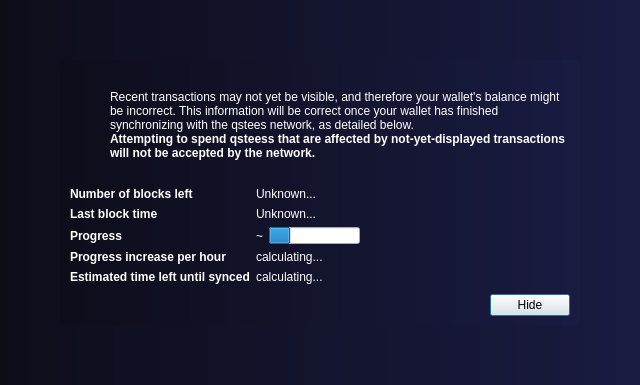
<?xml version="1.0" encoding="UTF-8"?>
<ui version="4.0">
 <class>ModalOverlay</class>
 <widget class="ModalOverlay" name="ModalOverlay">
  <property name="geometry">
   <rect>
    <x>0</x>
    <y>0</y>
    <width>640</width>
    <height>385</height>
   </rect>
  </property>
  <property name="windowTitle">
   <string>Form</string>
  </property>
  <layout class="QVBoxLayout" name="verticalLayout" stretch="0">
   <property name="sizeConstraint">
    <enum>QLayout::SetDefaultConstraint</enum>
   </property>
   <property name="leftMargin">
    <number>0</number>
   </property>
   <property name="topMargin">
    <number>0</number>
   </property>
   <property name="rightMargin">
    <number>0</number>
   </property>
   <property name="bottomMargin">
    <number>0</number>
   </property>
   <item>
    <widget class="QWidget" name="bgWidget" native="true">
     <property name="styleSheet">
      <string notr="true">QWidget#bgWidget {
background-color: qlineargradient(x1: 0, y1: 0, x2: 1, y2: 0, stop:0 #0d0d1a, stop:1 #191b41); color:#020024;
color: #ffffff;
} 
</string>
     </property>
     <layout class="QVBoxLayout" name="verticalLayoutMain" stretch="1">
      <property name="leftMargin">
       <number>60</number>
      </property>
      <property name="topMargin">
       <number>60</number>
      </property>
      <property name="rightMargin">
       <number>60</number>
      </property>
      <property name="bottomMargin">
       <number>60</number>
      </property>
      <item>
       <widget class="QWidget" name="contentWidget" native="true">
        <property name="styleSheet">
         <string notr="true">QLabel { color: rgb(255,255,255);  }

#contentWidget {
background-color: qlineargradient(x1: 0, y1: 0, x2: 1, y2: 0, stop:0 #0d0d1a, stop:1 #191b41); color:#020024;
 border-radius: 6px;
color: #ffffff;
} </string>
        </property>
        <layout class="QVBoxLayout" name="verticalLayoutSub" stretch="1,0,0,0">
         <property name="spacing">
          <number>0</number>
         </property>
         <property name="leftMargin">
          <number>10</number>
         </property>
         <property name="topMargin">
          <number>10</number>
         </property>
         <property name="rightMargin">
          <number>10</number>
         </property>
         <property name="bottomMargin">
          <number>10</number>
         </property>
         <item>
          <layout class="QHBoxLayout" name="horizontalLayoutIconText" stretch="0,1">
           <property name="topMargin">
            <number>20</number>
           </property>
           <item>
            <layout class="QVBoxLayout" name="verticalLayoutIcon">
             <property name="leftMargin">
              <number>0</number>
             </property>
             <item>
              <widget class="QPushButton" name="warningIcon">
               <property name="enabled">
                <bool>false</bool>
               </property>
               <property name="text">
                <string/>
               </property>
               <property name="icon">
                <iconset>
                 <normaloff>:/icons/warning</normaloff>
                 <disabledoff>:/icons/warning</disabledoff>:/icons/warning</iconset>
               </property>
               <property name="iconSize">
                <size>
                 <width>48</width>
                 <height>48</height>
                </size>
               </property>
               <property name="flat">
                <bool>true</bool>
               </property>
              </widget>
             </item>
             <item>
              <spacer name="verticalSpacerWarningIcon">
               <property name="orientation">
                <enum>Qt::Vertical</enum>
               </property>
               <property name="sizeHint" stdset="0">
                <size>
                 <width>20</width>
                 <height>40</height>
                </size>
               </property>
              </spacer>
             </item>
            </layout>
           </item>
           <item>
            <layout class="QVBoxLayout" name="verticalLayoutInfoText">
             <property name="leftMargin">
              <number>0</number>
             </property>
             <property name="topMargin">
              <number>0</number>
             </property>
             <item>
              <widget class="QLabel" name="infoText">
               <property name="text">
                <string>Recent transactions may not yet be visible, and therefore your wallet's balance might be incorrect. This information will be correct once your wallet has finished synchronizing with the qstees network, as detailed below.</string>
               </property>
               <property name="textFormat">
                <enum>Qt::RichText</enum>
               </property>
               <property name="wordWrap">
                <bool>true</bool>
               </property>
              </widget>
             </item>
             <item>
              <widget class="QLabel" name="infoTextStrong">
               <property name="font">
                <font>
                 <weight>75</weight>
                 <bold>true</bold>
                </font>
               </property>
               <property name="text">
                <string>Attempting to spend qsteess that are affected by not-yet-displayed transactions will not be accepted by the network.</string>
               </property>
               <property name="textFormat">
                <enum>Qt::RichText</enum>
               </property>
               <property name="wordWrap">
                <bool>true</bool>
               </property>
              </widget>
             </item>
             <item>
              <spacer name="verticalSpacerInTextSpace">
               <property name="orientation">
                <enum>Qt::Vertical</enum>
               </property>
               <property name="sizeHint" stdset="0">
                <size>
                 <width>20</width>
                 <height>40</height>
                </size>
               </property>
              </spacer>
             </item>
            </layout>
           </item>
          </layout>
         </item>
         <item>
          <spacer name="verticalSpacerAfterText">
           <property name="orientation">
            <enum>Qt::Vertical</enum>
           </property>
           <property name="sizeHint" stdset="0">
            <size>
             <width>20</width>
             <height>40</height>
            </size>
           </property>
          </spacer>
         </item>
         <item>
          <layout class="QFormLayout" name="formLayout">
           <property name="fieldGrowthPolicy">
            <enum>QFormLayout::FieldsStayAtSizeHint</enum>
           </property>
           <property name="horizontalSpacing">
            <number>6</number>
           </property>
           <property name="verticalSpacing">
            <number>6</number>
           </property>
           <property name="topMargin">
            <number>10</number>
           </property>
           <item row="0" column="0">
            <widget class="QLabel" name="labelNumberOfBlocksLeft">
             <property name="font">
              <font>
               <weight>75</weight>
               <bold>true</bold>
              </font>
             </property>
             <property name="text">
              <string>Number of blocks left</string>
             </property>
            </widget>
           </item>
           <item row="0" column="1">
            <widget class="QLabel" name="numberOfBlocksLeft">
             <property name="text">
              <string>Unknown...</string>
             </property>
            </widget>
           </item>
           <item row="1" column="0">
            <widget class="QLabel" name="labelLastBlockTime">
             <property name="font">
              <font>
               <weight>75</weight>
               <bold>true</bold>
              </font>
             </property>
             <property name="text">
              <string>Last block time</string>
             </property>
            </widget>
           </item>
           <item row="1" column="1">
            <widget class="QLabel" name="newestBlockDate">
             <property name="sizePolicy">
              <sizepolicy hsizetype="Maximum" vsizetype="Preferred">
               <horstretch>0</horstretch>
               <verstretch>0</verstretch>
              </sizepolicy>
             </property>
             <property name="text">
              <string>Unknown...</string>
             </property>
            </widget>
           </item>
           <item row="2" column="0">
            <widget class="QLabel" name="labelSyncDone">
             <property name="font">
              <font>
               <weight>75</weight>
               <bold>true</bold>
              </font>
             </property>
             <property name="text">
              <string>Progress</string>
             </property>
            </widget>
           </item>
           <item row="2" column="1">
            <layout class="QHBoxLayout" name="horizontalLayoutSync" stretch="0,1">
             <item>
              <widget class="QLabel" name="percentageProgress">
               <property name="text">
                <string notr="true">~</string>
               </property>
              </widget>
             </item>
             <item>
              <widget class="QProgressBar" name="progressBar">
               <property name="value">
                <number>24</number>
               </property>
               <property name="format">
                <string/>
               </property>
              </widget>
             </item>
            </layout>
           </item>
           <item row="4" column="0">
            <widget class="QLabel" name="labelProgressIncrease">
             <property name="font">
              <font>
               <weight>75</weight>
               <bold>true</bold>
              </font>
             </property>
             <property name="text">
              <string>Progress increase per hour</string>
             </property>
            </widget>
           </item>
           <item row="4" column="1">
            <widget class="QLabel" name="progressIncreasePerH">
             <property name="text">
              <string>calculating...</string>
             </property>
            </widget>
           </item>
           <item row="5" column="0">
            <widget class="QLabel" name="labelEstimatedTimeLeft">
             <property name="font">
              <font>
               <weight>75</weight>
               <bold>true</bold>
              </font>
             </property>
             <property name="text">
              <string>Estimated time left until synced</string>
             </property>
            </widget>
           </item>
           <item row="5" column="1">
            <widget class="QLabel" name="expectedTimeLeft">
             <property name="text">
              <string>calculating...</string>
             </property>
            </widget>
           </item>
          </layout>
         </item>
         <item>
          <layout class="QHBoxLayout" name="horizontalLayoutButtons">
           <property name="leftMargin">
            <number>10</number>
           </property>
           <property name="topMargin">
            <number>10</number>
           </property>
           <item>
            <spacer name="horizontalSpacer">
             <property name="orientation">
              <enum>Qt::Horizontal</enum>
             </property>
             <property name="sizeHint" stdset="0">
              <size>
               <width>40</width>
               <height>20</height>
              </size>
             </property>
            </spacer>
           </item>
           <item>
            <widget class="QPushButton" name="closeButton">
             <property name="focusPolicy">
              <enum>Qt::StrongFocus</enum>
             </property>
             <property name="text">
              <string>Hide</string>
             </property>
             <property name="default">
              <bool>true</bool>
             </property>
            </widget>
           </item>
          </layout>
         </item>
        </layout>
       </widget>
      </item>
     </layout>
    </widget>
   </item>
  </layout>
 </widget>
 <customwidgets>
  <customwidget>
   <class>ModalOverlay</class>
   <extends>QWidget</extends>
   <header>qt/modaloverlay.h</header>
   <container>1</container>
  </customwidget>
 </customwidgets>
 <resources/>
 <connections/>
</ui>
